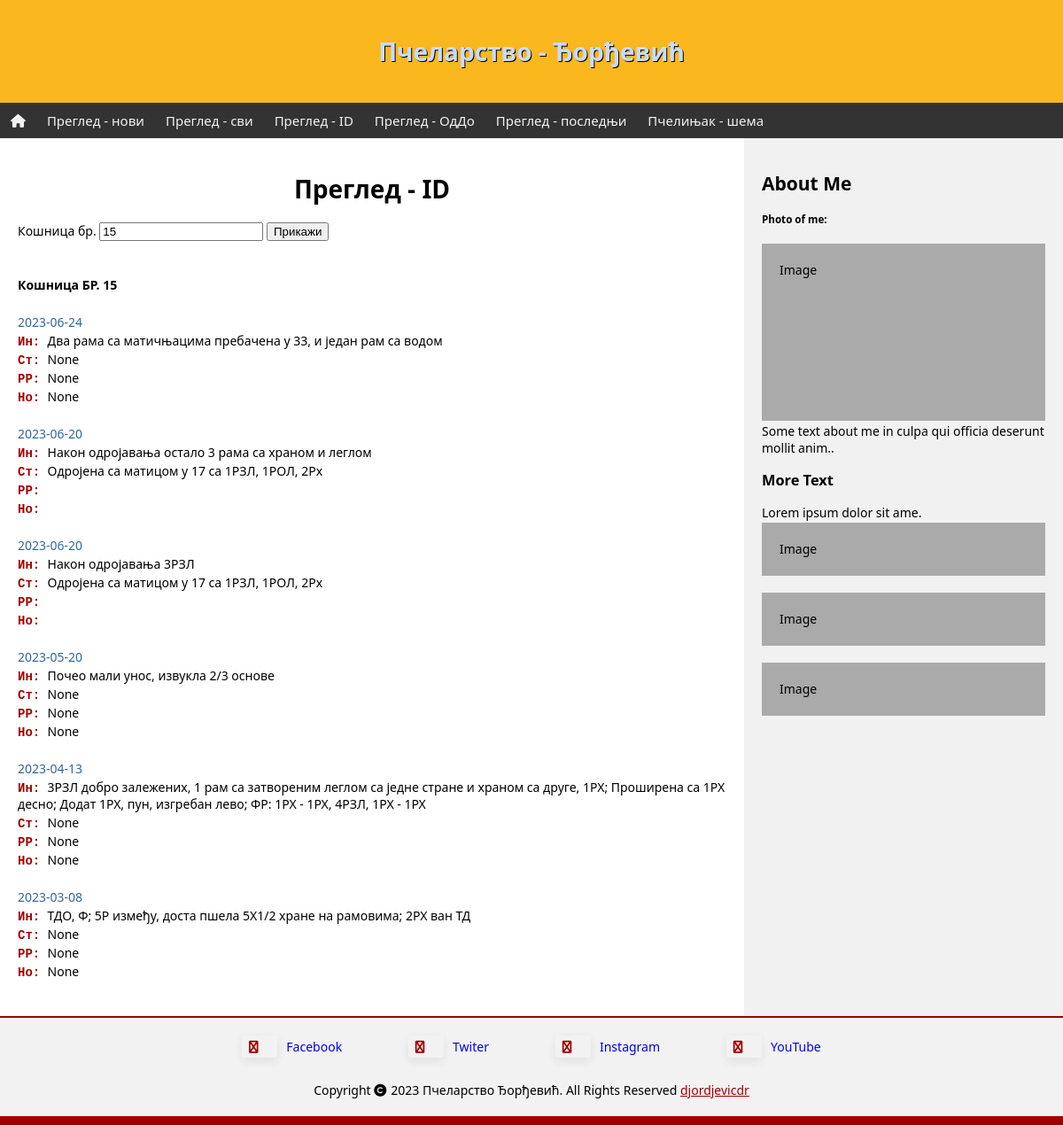
/inspect_by_id?hive_id=15, run on the app's committed database.
### tables this page shows
CREATE TABLE inspect (id INTEGER PRIMARY KEY ASC AUTOINCREMENT NOT NULL, hive_id TEXT (2) NOT NULL, date DATE NOT NULL, state VARCHAR (255), interv VARCHAR (255), frames VARCHAR (127), note VARCHAR (255));

### app.py (the view)
@app.route("/inspect_by_id")
def inspect_by_id():
    db = os.path.join(app.root_path, 'pcelinjak.db')
    con = sqlite3.connect(db)
    cur = con.cursor()
    hive_id = request.args.get("hive_id")
    if hive_id == None:
        return render_template("inspect_by_id.html", hive_id=None, review=None)
    else:
        sql="""
        SELECT date, hive_id, interv, state, frames, note
        FROM inspect
        WHERE hive_id=?
        ORDER BY date DESC
        """
        cur.execute(sql, (hive_id,))
        rew=cur.fetchall()
        con.close()
        return render_template("inspect_by_id.html", hive_id=hive_id, review=rew)

### templates/inspect_by_id.html
{% extends 'template.html' %}
{% block content %}
<h1>Преглед - ID</h1>
<form>
  <label for="hive_id">Кошница бр.</label>
  <input type="text" name="hive_id" id="hive_id" {% if hive_id != None %} value="{{ hive_id }}" {% endif %} />
  <input type="submit" value="Прикажи" />
</form>
{% if review != None %}
  <br>
  <br>
  <p><b>Кошница БР. {{ hive_id }}</b></p>
  <br>
  {% for (date, hive_id, state, interv, frames, note) in review %}
    <p style="color: #336699">{{ date }}</p>
	  <p><span class="vst">Ин: </span>{{ interv }}</p>
    <p><span class="vst">Ст: </span>{{ state }}</p>
	  <p><span class="vst">РР: </span>{{ frames }}</p>
	  <p><span class="vst">Но: </span>{{ note }}</p>
    <br>
  {% endfor %}
{% endif %}
{% endblock content %}

### static/css/style.css (style rules this page uses)
* { box-sizing: border-box; }
body { margin: 0; font-family: 'Segoe UI', Tahoma, Geneva, Verdana, sans-serif; font-size: 14px; }
p { margin-top: 2px; margin-bottom: 2px; }
h1 { text-align: center; }
.vst { color: #a00000; font-weight: 600; font-family: 'Courier New', Courier, monospace; }

### data on the page
inspect: date "2023-06-24", state "Два рама са матичњацима пребачена у 33, и један рам са водом", interv "None", frames "None", note "None"
inspect: date "2023-06-20", state "Након одројавања остало 3 рама са храном и леглом", interv "Одројена са матицом у 17 са 1РЗЛ, 1РОЛ, 2Рх"
inspect: date "2023-06-20", state "Након одројавања 3РЗЛ", interv "Одројена са матицом у 17 са 1РЗЛ, 1РОЛ, 2Рх"
inspect: date "2023-05-20", state "Почео мали унос, извукла 2/3 основе", interv "None", frames "None", note "None"
inspect: date "2023-04-13", state "3РЗЛ добро залежених, 1 рам са затвореним леглом са једне стране и храном са друге, 1РХ; Проширена са 1РХ десно; Додат 1РХ, пун, изгребан лево; ФР: 1РХ - 1РХ, 4РЗЛ, 1РХ - 1РХ", interv "None", frames "None", note "None"
inspect: date "2023-03-08", state "ТДО, Ф; 5Р између, доста пшела 5X1/2 хране на рамовима; 2РХ ван ТД", interv "None", frames "None", note "None"

### other printed values
{{ hive_id }} "15"
